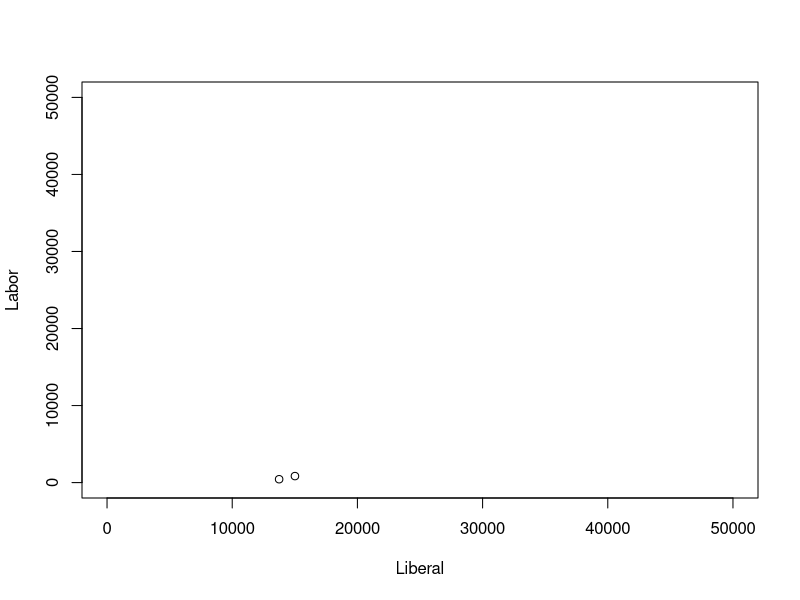

The R source for this figure:


ACT_vote <- read.csv("AECdata/HouseStateFirstPrefsByPollingPlace/HouseStateFirstPrefsByPollingPlaceDownload-17496-ACT.csv",
                     header=TRUE,skip = 1)


ACT_vote$DivisionID <- as.factor(ACT_vote$DivisionID)

NSW_vote <- read.csv("AECdata/HouseStateFirstPrefsByPollingPlace/HouseStateFirstPrefsByPollingPlaceDownload-17496-NSW.csv",
                     header=TRUE,skip = 1)


NSW_vote$DivisionID <- as.factor(NSW_vote$DivisionID)

NT_vote <- read.csv("AECdata/HouseStateFirstPrefsByPollingPlace/HouseStateFirstPrefsByPollingPlaceDownload-17496-NT.csv",
                     header=TRUE,skip = 1)


NT_vote$DivisionID <- as.factor(NT_vote$DivisionID)

QLD_vote <- read.csv("AECdata/HouseStateFirstPrefsByPollingPlace/HouseStateFirstPrefsByPollingPlaceDownload-17496-QLD.csv",
                    header=TRUE,skip = 1)


QLD_vote$DivisionID <- as.factor(QLD_vote$DivisionID)

SA_vote <- read.csv("AECdata/HouseStateFirstPrefsByPollingPlace/HouseStateFirstPrefsByPollingPlaceDownload-17496-SA.csv",
                     header=TRUE,skip = 1)


SA_vote$DivisionID <- as.factor(SA_vote$DivisionID)

TAS_vote <- read.csv("AECdata/HouseStateFirstPrefsByPollingPlace/HouseStateFirstPrefsByPollingPlaceDownload-17496-TAS.csv",
                    header=TRUE,skip = 1)


TAS_vote$DivisionID <- as.factor(TAS_vote$DivisionID)

VIC_vote <- read.csv("AECdata/HouseStateFirstPrefsByPollingPlace/HouseStateFirstPrefsByPollingPlaceDownload-17496-VIC.csv",
                     header=TRUE,skip = 1)


VIC_vote$DivisionID <- as.factor(VIC_vote$DivisionID)

WA_vote <- read.csv("AECdata/HouseStateFirstPrefsByPollingPlace/HouseStateFirstPrefsByPollingPlaceDownload-17496-WA.csv",
                     header=TRUE,skip = 1)


WA_vote$DivisionID <- as.factor(WA_vote$DivisionID)

AUS_vote <- rbind(ACT_vote,NSW_vote,NT_vote,QLD_vote,SA_vote,TAS_vote,VIC_vote,WA_vote)


AUS_vote_summary <- tapply(AUS_vote$OrdinaryVotes, list(AUS_vote$DivisionID, AUS_vote$PartyNm), sum)

AUS_vote_summary <- as.data.frame(AUS_vote_summary)
plot(AUS_vote_summary$Liberal,AUS_vote_summary[,3],xlab="Liberal",ylab="Labor",xlim=c(0,50000),ylim=c(0,50000))